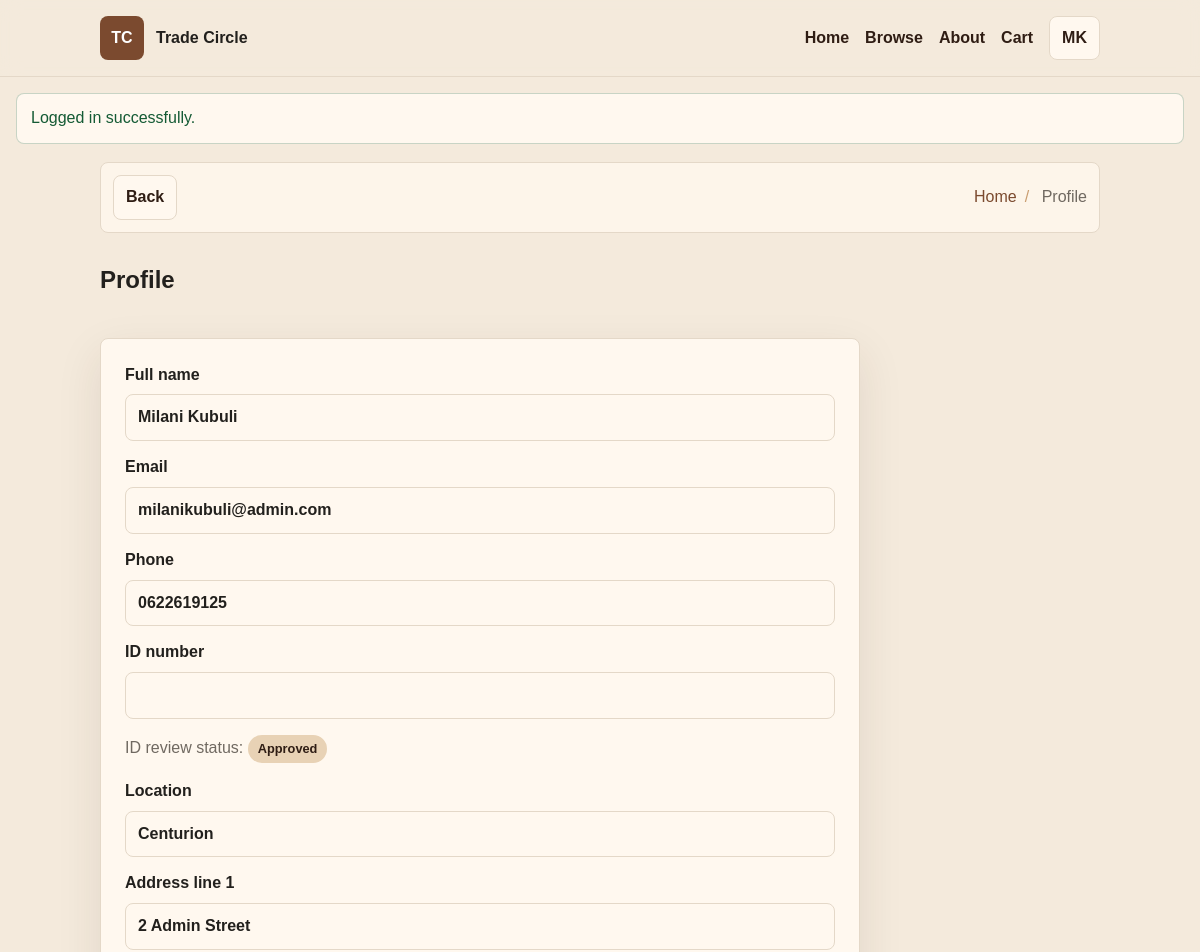
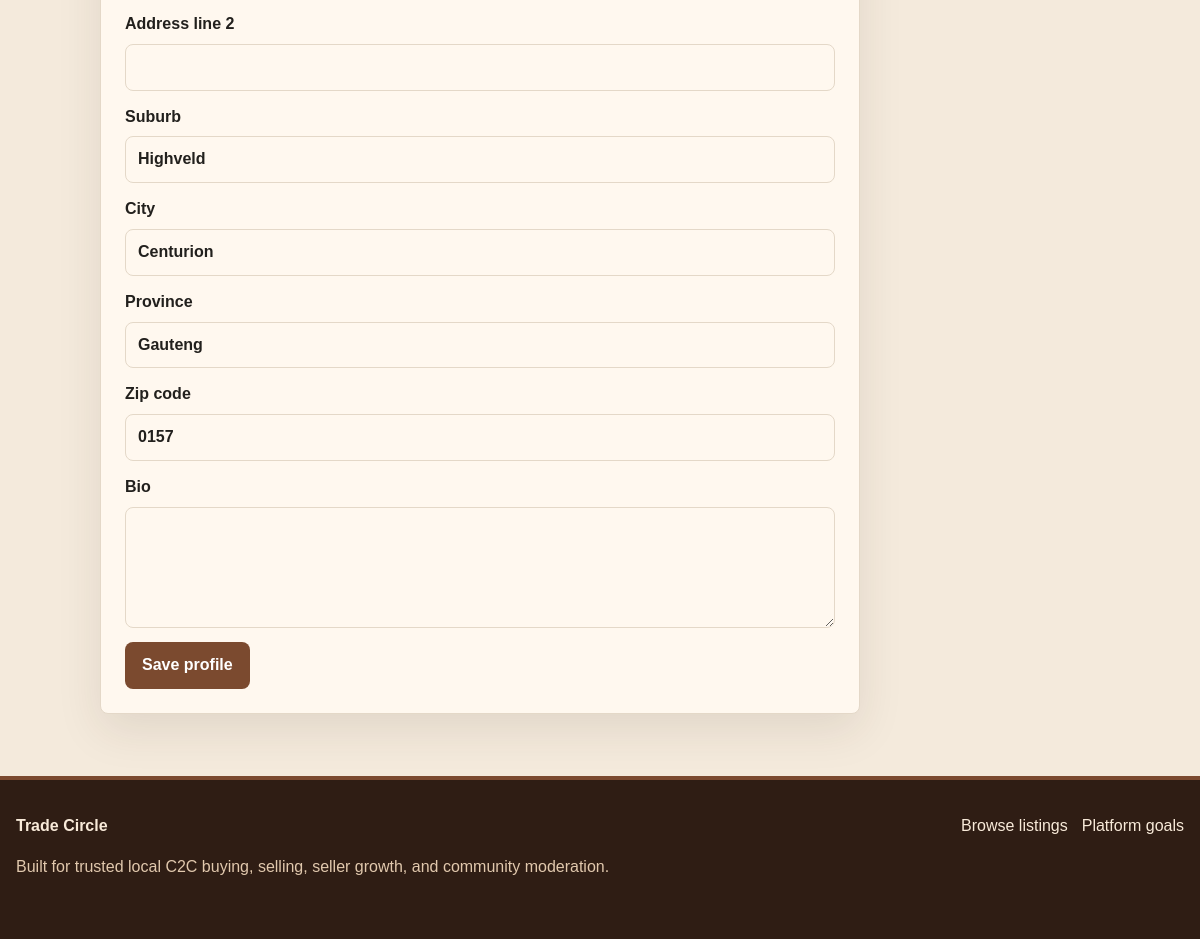
Page /profile.php (signed in) on the committed database (2 pictures, top to bottom).
### tables this page shows
CREATE TABLE `users` (
  `id` int(11) NOT NULL,
  `full_name` varchar(120) NOT NULL,
  `email` varchar(160) NOT NULL,
  `password` varchar(120) NOT NULL,
  `role` enum('buyer','seller','admin','superadmin') NOT NULL DEFAULT 'buyer',
  `phone` varchar(40) DEFAULT NULL,
  `id_number` varchar(13) DEFAULT NULL,
  `location` varchar(160) DEFAULT NULL,
  `address_line1` varchar(160) DEFAULT NULL,
  `address_line2` varchar(160) DEFAULT NULL,
  `suburb` varchar(120) DEFAULT NULL,
  `city` varchar(120) DEFAULT NULL,
  `province` varchar(120) DEFAULT NULL,
  `zip_code` varchar(12) DEFAULT NULL,
  `bio` text DEFAULT NULL,
  `verification_status` enum('unverified','pending','approved','rejected') NOT NULL DEFAULT 'unverified',
  `status` enum('active','suspended') NOT NULL DEFAULT 'active'
);

### includes/db.php (called while the page is built, shortened)
<?php
function db(): PDO
{
    static $pdo = null;
    if ($pdo instanceof PDO) {
        return $pdo;
    }
    $dsn = 'mysql:host=' . DB_HOST . ';port=' . DB_PORT . ';dbname=' . DB_NAME . ';charset=' . DB_CHARSET;
    $pdo = new PDO($dsn, DB_USER, DB_PASS, [
        PDO::ATTR_ERRMODE => PDO::ERRMODE_EXCEPTION,
        PDO::ATTR_DEFAULT_FETCH_MODE => PDO::FETCH_ASSOC,
        PDO::ATTR_EMULATE_PREPARES => false,
    ]);
    return $pdo;
}

### includes/auth.php (called while the page is built, shortened)
<?php
require_once __DIR__ . '/functions.php';
function current_user(): ?array
{
    static $cachedUser = null;
    if ($cachedUser && (int) $cachedUser['id'] === (int) $_SESSION['user_id']) {
        return $cachedUser;
    }
    $stmt = db()->prepare('SELECT * FROM users WHERE id = ? LIMIT 1');
    $stmt->execute([(int) $_SESSION['user_id']]);
    $user = $stmt->fetch();
    $cachedUser = $user ?: null;
    return $cachedUser;
}
function is_logged_in(): bool
{
    return current_user() !== null;
}
function has_role(array|string $roles): bool
{
    $user = current_user();
    return in_array($user['role'], (array) $roles, true);
}
function require_login(): void
{
    if (!is_logged_in()) {
        flash('warning', 'Please log in to continue.');
        redirect('login.php');
    }
}

### profile.php (the view, shortened to what this page needs)
<?php
require_login();
$pageTitle = 'Profile';
require_once __DIR__ . '/includes/header.php';
?>
<section class="section-shell narrow">
    <div class="section-heading">
        <h1>Profile</h1>
    </div>
    <form class="form-card" method="post">
        <label>Full name <input type="text" name="full_name" value="<?= e($user['full_name']) ?>" required></label>
        <label>Email <input type="email" value="<?= e($user['email']) ?>" disabled></label>
        <label>Phone <input type="text" name="phone" value="<?= e($user['phone']) ?>" inputmode="numeric" pattern="\d{10}" maxlength="10"></label>
        <label>ID number <input type="text" name="id_number" value="<?= e($user['id_number'] ?? '') ?>" inputmode="numeric" pattern="\d{13}" maxlength="13"></label>
        <p class="form-note">ID review status: <span class="pill"><?= e(status_label($user['verification_status'] ?? 'unverified')) ?></span></p>
        <label>Location <input type="text" name="location" value="<?= e($user['location']) ?>"></label>
        <label>Address line 1 <input type="text" name="address_line1" value="<?= e($user['address_line1'] ?? '') ?>"></label>
        <label>Address line 2 <input type="text" name="address_line2" value="<?= e($user['address_line2'] ?? '') ?>"></label>
        <label>Suburb <input type="text" name="suburb" value="<?= e($user['suburb'] ?? '') ?>"></label>
        <label>City <input type="text" name="city" value="<?= e($user['city'] ?? '') ?>"></label>
        <label>Province <input type="text" name="province" value="<?= e($user['province'] ?? '') ?>"></label>
        <label>Zip code <input type="text" name="zip_code" value="<?= e($user['zip_code'] ?? '') ?>" inputmode="numeric" pattern="\d{4}" maxlength="4"></label>
        <label>Bio <textarea name="bio" rows="4"><?= e($user['bio']) ?></textarea></label>
        <button class="button button-primary" type="submit">Save profile</button>
    </form>
</section>
<?php require_once __DIR__ . '/includes/footer.php'; ?>

### includes/header.php (shortened to what this page needs)
<?php
$pageTitle = $pageTitle ?? APP_NAME;
$user = current_user();
$cartCount = get_cart_count();
$crumbs = breadcrumbs($pageTitle);
$logoFile = __DIR__ . '/../assets/images/logo.png';
$hasLogo = is_file($logoFile) && filesize($logoFile) > 0;
$flashMessages = pull_flash();
?>
<!doctype html>
<html lang="en" data-theme="light">
<head>
    <link rel="stylesheet" href="<?= e(url_for('assets/css/styles.css')) ?>">
</head>
<body class="page-<?= e(str_replace(['.php', '_'], ['', '-'], page_file())) ?>">
<header class="site-header">
    <nav class="nav-shell" aria-label="Main navigation">
        <a class="brand" href="<?= e(url_for('index.php')) ?>">
            <span class="brand-mark <?= $hasLogo ? '' : 'brand-fallback' ?>">
            </span>
            <span>
                <strong><?= e(APP_NAME) ?></strong>
            </span>
        </a>
        <div class="nav-links" data-nav-menu>
            <?= nav_link('index.php', 'Home', 'home') ?>
            <?= nav_link('listings.php', 'Browse', 'browse') ?>
            <?= nav_link('about.php', 'About', 'about') ?>
            <?= nav_link('cart.php', 'Cart' . ($cartCount ? ' (' . $cartCount . ')' : ''), 'cart') ?>
            <?php if ($user): ?>
                <div class="profile-menu">
                    <button class="profile-trigger" type="button" data-profile-toggle aria-expanded="false">
                        <span><?= e(initials($user['full_name'])) ?></span>
                    </button>
                </div>
            <?php endif; ?>
        </div>
    </nav>
</header>
<main>
    <?php if ($flashMessages): ?>
        <div class="flash-wrap" aria-live="polite">
            <?php foreach ($flashMessages as $message): ?>
                <div class="flash flash-<?= e($message['type']) ?>"><?= e($message['message']) ?></div>
            <?php endforeach; ?>
        </div>
    <?php endif; ?>
    <?php if (!in_array(page_file(), ['index.php', ''], true)): ?>
        <nav class="breadcrumb-shell" aria-label="Breadcrumb">
            <button class="back-button" type="button" data-back-button data-home-url="<?= e(url_for('index.php')) ?>"><?= nav_icon('back') ?><span>Back</span></button>
            <ol class="breadcrumbs">
                <?php foreach ($crumbs as $crumb): ?>
                    <li>
                        <?php if ($crumb['url']): ?>
                            <a href="<?= e($crumb['url']) ?>"><?= e($crumb['label']) ?></a>
                        <?php else: ?>
                            <span><?= e($crumb['label']) ?></span>
                        <?php endif; ?>
                    </li>
                <?php endforeach; ?>
            </ol>
        </nav>
    <?php endif; ?>

### rows in the picture
users: full_name "MK", full_name "Milani Kubuli", email "milanikubuli@admin.com", phone "0622619125", verification_status "Approved", location "Centurion", address_line1 "2 Admin Street", suburb "Highveld", city "Centurion", province "Gauteng", zip_code "0157"

### other values in the picture
APP_NAME "Trade Circle"
$label "Home Browse About Cart"
$message['message'] "Logged in successfully."
$crumb['label'] "Home"
$crumb['label'] "Profile"
